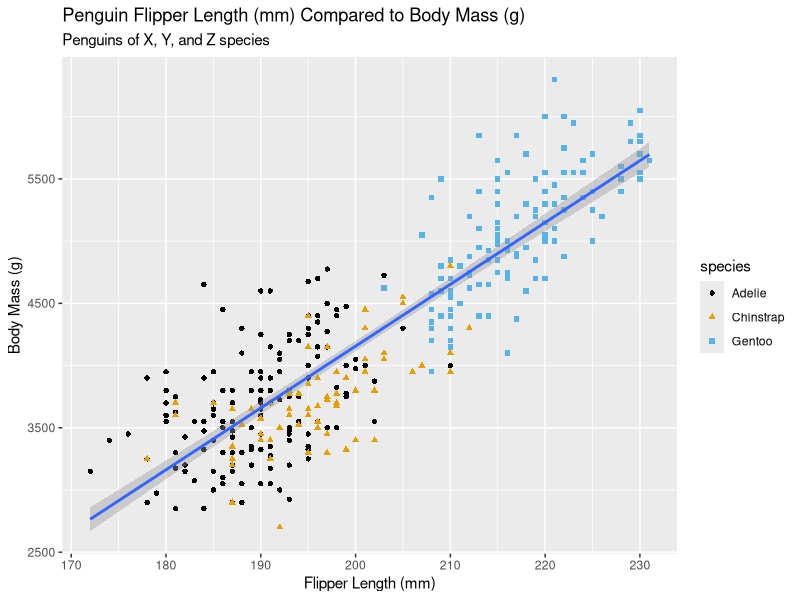
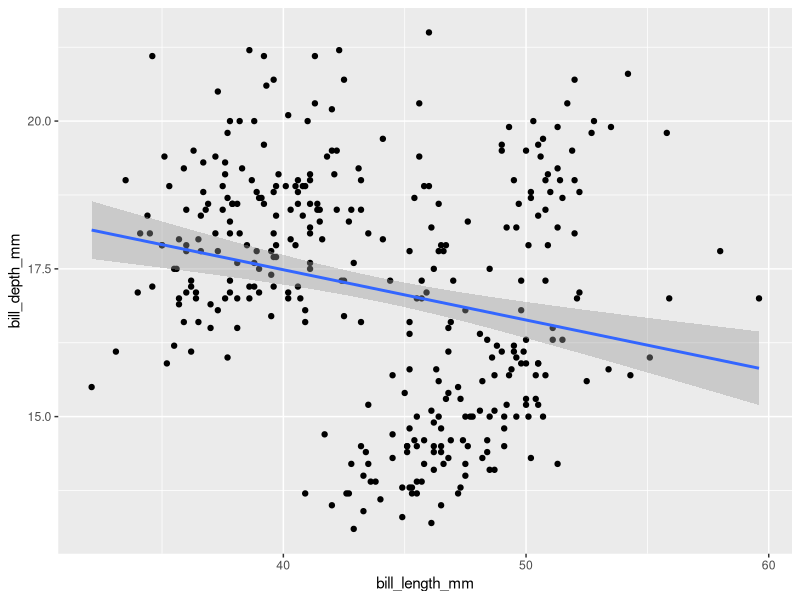
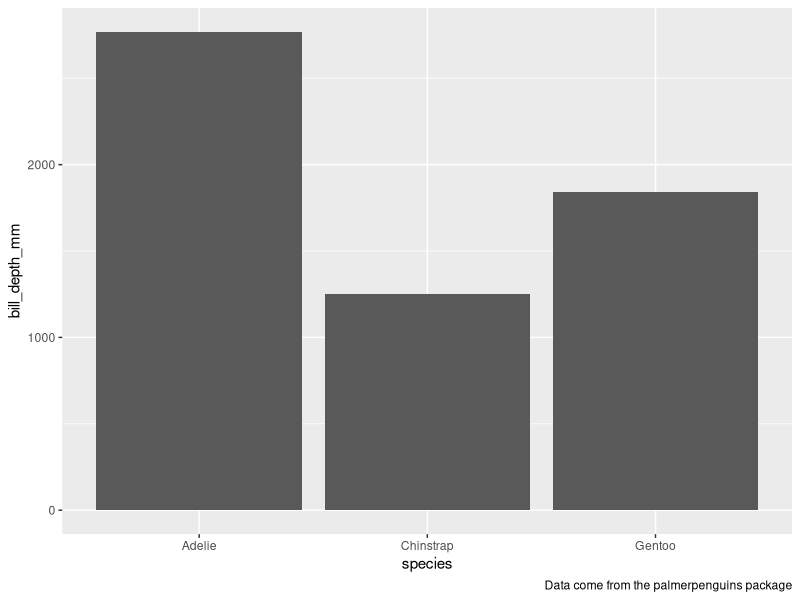

R code for these plots, in order: (Note: this script raises an error after producing the figures.)
library(palmerpenguins)
library(tidyverse)
library(ggthemes)

#Body mass to flipper length plot--------------------------------------
ggplot(
  data = penguins, 
  aes(x = flipper_length_mm, y = body_mass_g,)
) +
  geom_point(
    mapping = aes(colour = species, shape = species)
  ) +
  geom_smooth(
    method = "lm"
  ) + 
  labs(
    title = "Penguin Flipper Length (mm) Compared to Body Mass (g)",
    subtitle = "Penguins of X, Y, and Z species",
    x = "Flipper Length (mm)",
    y = "Body Mass (g)",
  ) +
  scale_color_colorblind() 

#Bill length and depth plot------------------------------------------
ggplot(
  data = penguins,
  aes(x = bill_length_mm, y = bill_depth_mm)
) + 
  geom_point(na.rm = TRUE) +
  geom_smooth(method = "lm") 

#Beak depth by species plot-----------------------------------------------
ggplot(
  data = penguins, 
  aes(x = species, y = bill_depth_mm)
) +
  geom_col() +
  labs(
    caption = "Data come from the palmerpenguins package"
  )

#Recreation exercise-------------------------------------
ggplot(
  data = penguins, 
  mapping = aes(x = flipper_length_mm, y = body_mass_g)
) +
  geom_point(
    mapping = aes(color = bill_depth_mm)
  ) +
  geom_smooth() +
  scale_color_colorblind()

#Prediction Exercise------------------------------------
ggplot(
  data = penguins,
  mapping = aes(x = flipper_length_mm, y = body_mass_g, color = island)
) +
  geom_point() +
  geom_smooth(se = FALSE)

#Difference Exercise (Part A)------------------------------

ggplot(
  data = penguins,
  mapping = aes(x = flipper_length_mm, y = body_mass_g)
) +
  geom_point() +
  geom_smooth()

#Difference Exercise (Part B)------------------------------
ggplot() +
  geom_point(
    data = penguins,
    mapping = aes(x = flipper_length_mm, y = body_mass_g)
  ) +
  geom_smooth(
    data = penguins,
    mapping = aes(x = flipper_length_mm, y = body_mass_g)
  )


# Extra Practice (1) ------------------------------------------------------

#Finding average of bill Length
bill_length_data <- penguins |>
  drop_na(bill_length_mm) |>
  group_by(island, species) |>
  summarise(
    average_bill_length = mean(bill_length_mm)
  ) 
  
#Plotting average)
ggplot(
  data = bill_length_data, 
  mapping = aes(x = average_bill_length, y = island)
) + 
  geom_col(
    aes(fill = species), 
    position = "dodge"
  )

  
